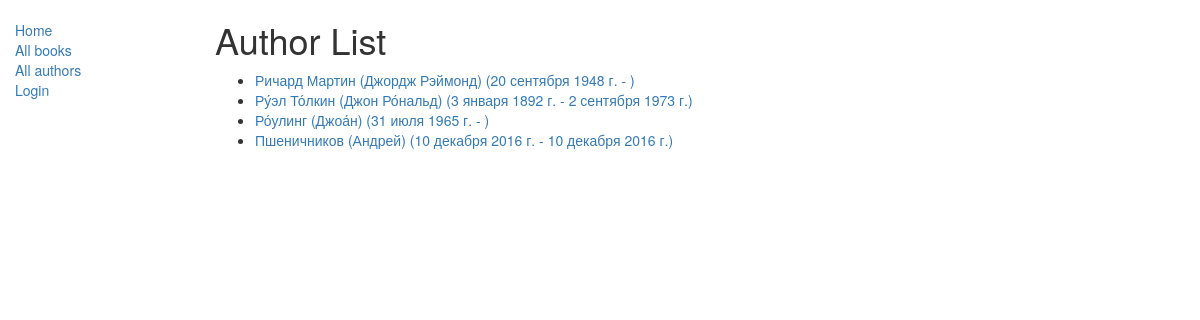
Screenshot of /catalog/authors/ with the database file from the repository.
### catalog/models.py (models this page shows)
class Author(models.Model):
    first_name = models.CharField(max_length=100)
    last_name = models.CharField(max_length=100)
    date_of_birth = models.DateField('birth', null=True, blank=True)
    date_of_death = models.DateField('died', null=True, blank=True)
    def get_absolute_url(self):
        return reverse('author-detail', args=[str(self.id)])
    def __str__(self):
        return '{0} ({1})'.format(self.last_name, self.first_name)

### catalog/views.py (the view)
class AuthorListView(generic.ListView):
    model = Author
    paginate_by = 10

### catalog/templates/catalog/author_list.html (shortened to what this page needs)
{% extends "base_generic.html" %}
{% block content %}
    <h1>Author List</h1>
    {% if author_list %}
    <ul>
      {% for author in author_list %}
      <li>
        <a href="{{ author.get_absolute_url }}">{{ author }} ({{author.date_of_birth}} - {% if author.date_of_death %}{{author.date_of_death}}{% endif %})</a>
      </li>
      {% endfor %}
    </ul>
    {% else %}
      <p>There are no authors.</p>
    {% endif %}
{% endblock %}

### rows the page displays
Author: last_name+first_name "Ричард Мартин (Джордж Рэймонд)", date_of_birth "20 сентября 1948 г."
Author: last_name+first_name "Ру́эл То́лкин (Джон Ро́нальд)", date_of_birth "3 января 1892 г.", date_of_death "2 сентября 1973 г."
Author: last_name+first_name "Ро́улинг (Джоа́н)", date_of_birth "31 июля 1965 г."
Author: last_name+first_name "Пшеничников (Андрей)", date_of_birth "10 декабря 2016 г.", date_of_death "10 декабря 2016 г."
